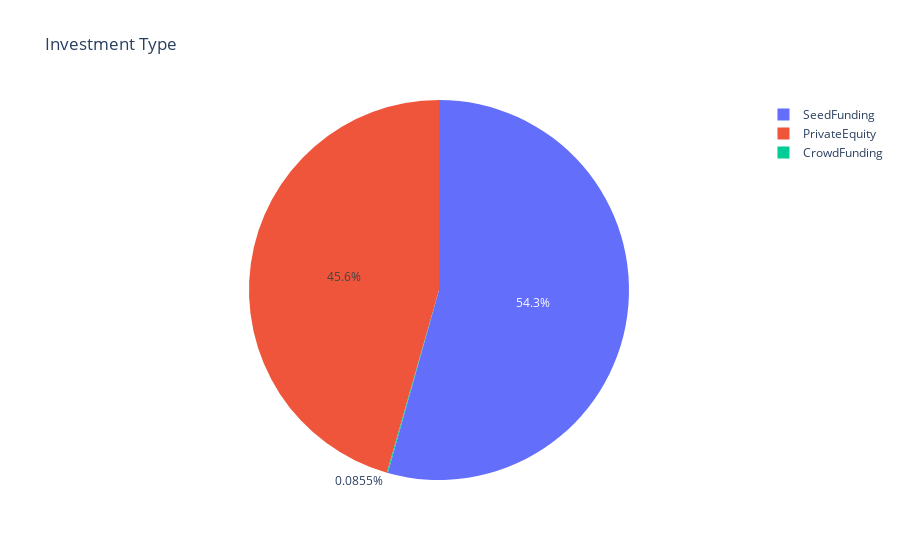

Notebook cell for this chart:
### Markdown cell above
## Pie Chart For Investment Trend

### Code cell
label = startup_prac['InvestmentType'].value_counts().index
value = startup_prac['InvestmentType'].value_counts().values
px.pie(values=value, labels=label, title='Investment Type', names=label)

### Figure 1 — Plotly figure (JSON) as saved in the notebook; plotly's stock layout.template omitted (floating-point values rounded to 4 significant figures)
{"data": [{"domain": {"x": [0, 1], "y": [0, 1]}, "hovertemplate": "label=%{label}<br>value=%{value}<extra></extra>", "labels": ["SeedFunding", "PrivateEquity", "CrowdFunding"], "legendgroup": "", "name": "", "showlegend": true, "type": "pie", "values": [1271, 1066, 2]}], "layout": {"legend": {"tracegroupgap": 0}, "title": {"text": "Investment Type"}}}
